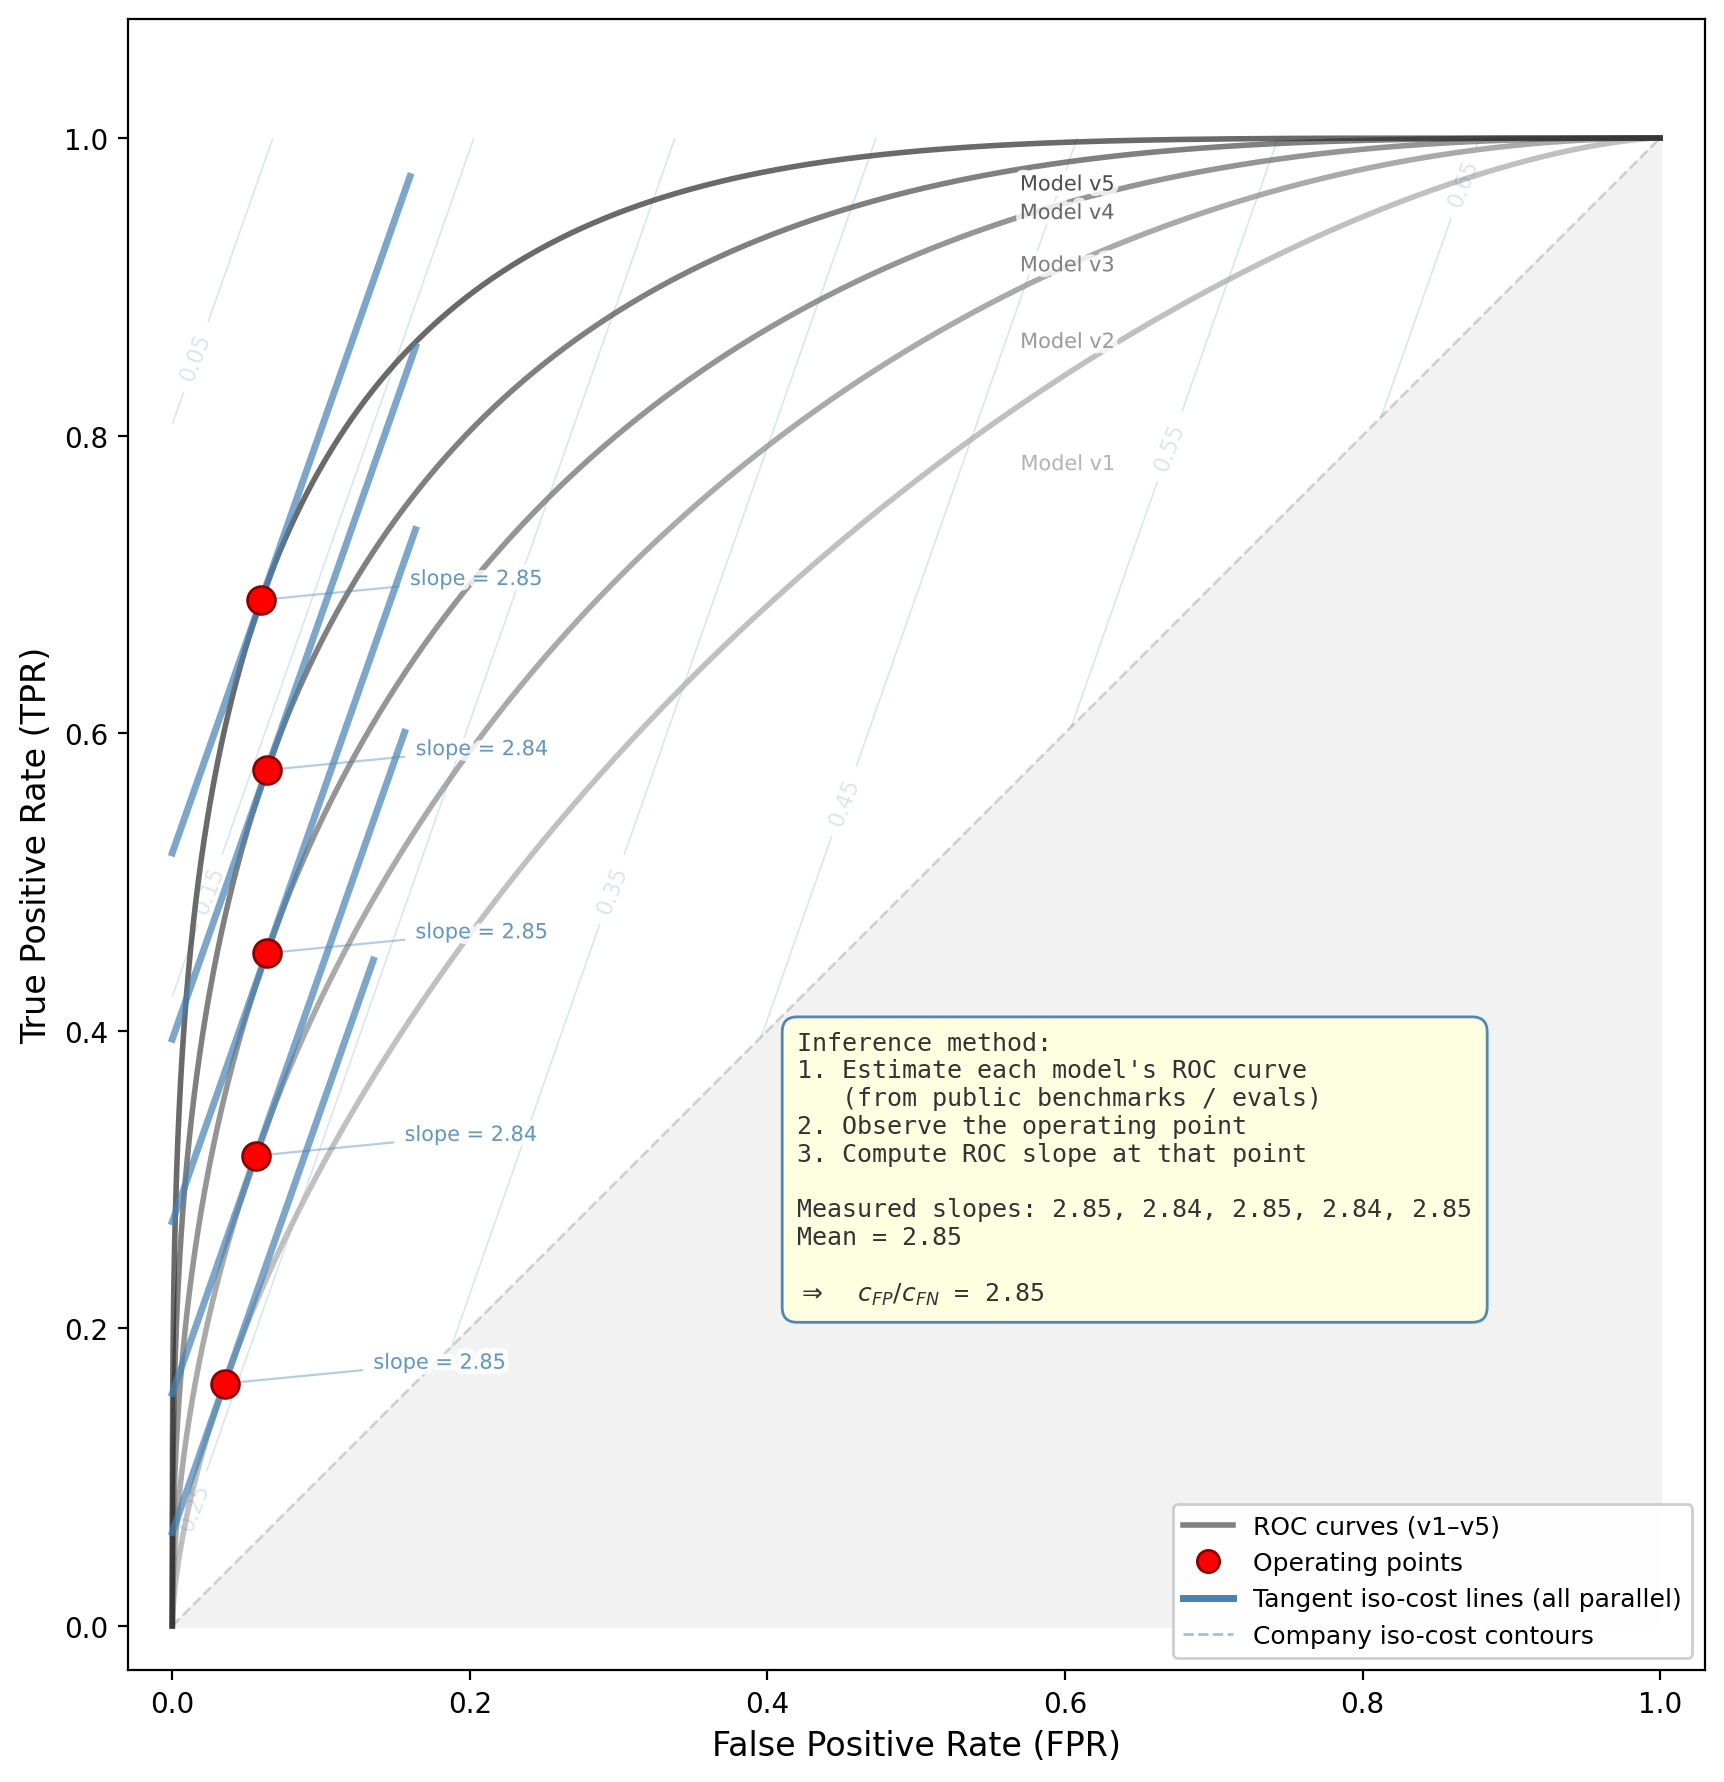

Write the Python code that produced this figure.
#!/usr/bin/env python3
"""
Show how observing a company's operating points across multiple model
generations — combined with knowledge of each model's ROC curve —
reveals the company's cost structure (c_fp / c_fn ratio).

Key result: at the cost-minimising threshold, dTPR/dFPR = c_fp/c_fn.
So the tangent iso-cost line at every operating point has the SAME slope,
and that slope is the company's revealed cost ratio.

Requires: knowing (or estimating) each model's ROC curve, not just the point.
"""

import os
import numpy as np

_HERE = os.path.dirname(os.path.abspath(__file__))
import matplotlib.pyplot as plt
import matplotlib.patheffects as pe
from matplotlib.lines import Line2D

WS = [pe.withStroke(linewidth=4, foreground="white")]


class ROC:
    def __init__(self, m, n):
        self.m, self.n = m, n

    def generate(self, n_points=2000):
        t = np.linspace(0, 1, n_points)
        return -(-t + 1) ** self.m + 1, t ** self.n


def cost_fn(fpr, tpr, c_fp, c_fn):
    return c_fp * fpr + c_fn * (1 - tpr)


def roc_slope_at(t, m, n):
    """Analytical slope dTPR/dFPR of the parametric ROC at parameter t."""
    if t <= 0 or t >= 1:
        return np.inf
    return (n * t ** (n - 1)) / (m * (1 - t) ** (m - 1))


# ── Company's hidden cost structure ──────────────────────
C_FP, C_FN = 0.74, 0.26
k = C_FP / C_FN  # ≈ 2.85

# ── 5 model generations, improving quality ───────────────
models = [
    (0.65, 0.62, "Model v1"),
    (0.50, 0.52, "Model v2"),
    (0.40, 0.42, "Model v3"),
    (0.30, 0.34, "Model v4"),
    (0.20, 0.28, "Model v5"),
]

fig, ax = plt.subplots(figsize=(10, 9))

# ── Masked iso-cost contours (company only) ──────────────
g = np.linspace(0, 1, 300)
FG, TG = np.meshgrid(g, g)
Z_co = cost_fn(FG, TG, C_FP, C_FN)
Z_co_m = np.where(FG > TG, np.nan, Z_co)

ax.fill_between([0, 1], [0, 1], 0, color="0.95", zorder=0)

lvls = np.arange(0.05, 0.75, 0.10)
cs = ax.contour(FG, TG, Z_co_m, levels=lvls, colors="steelblue",
                alpha=0.20, linewidths=0.6)
ax.clabel(cs, inline=True, fontsize=8, fmt="%.2f", colors="steelblue")

ax.plot([0, 1], [0, 1], "k--", alpha=0.15, lw=1)

# ── Plot each model generation ───────────────────────────
measured_slopes = []

for i, (m, n, label) in enumerate(models):
    roc = ROC(m, n)
    fpr, tpr = roc.generate()

    shade = 0.35 + 0.12 * i
    ax.plot(fpr, tpr, color=str(1 - shade), lw=2.0, alpha=0.7, zorder=2)

    # Curve label near FPR ≈ 0.55
    idx_label = np.argmin(np.abs(fpr - 0.55))
    ax.text(fpr[idx_label] + 0.02, tpr[idx_label] - 0.03, label,
            fontsize=7.5, color=str(1 - shade), alpha=0.8,
            path_effects=WS)

    # Exact optimal operating point (no noise)
    cost = cost_fn(fpr, tpr, C_FP, C_FN)
    idx_op = np.argmin(cost)
    op_fpr, op_tpr = fpr[idx_op], tpr[idx_op]

    # Measure the ROC slope at this point (what an observer would compute)
    t_op = np.linspace(0, 1, 2000)[idx_op]
    slope_here = roc_slope_at(t_op, m, n)
    measured_slopes.append(slope_here)

    # Plot operating point
    ax.plot(op_fpr, op_tpr, "o", color="red", ms=10, zorder=10,
            markeredgecolor="darkred", markeredgewidth=1)

    # Tangent iso-cost line segment at the operating point
    intercept = op_tpr - k * op_fpr
    seg = 0.10
    x_lo = max(0, op_fpr - seg)
    x_hi = min(1, op_fpr + seg)
    ax.plot([x_lo, x_hi],
            [k * x_lo + intercept, k * x_hi + intercept],
            color="steelblue", lw=2.5, alpha=0.7, zorder=6)

    # Small annotation: measured slope at this point
    ax.annotate(f"slope = {slope_here:.2f}",
                xy=(op_fpr, op_tpr),
                xytext=(op_fpr + 0.10, op_tpr + 0.01),
                fontsize=7.5, color="steelblue", alpha=0.8,
                arrowprops=dict(arrowstyle="-", color="steelblue",
                                alpha=0.4, lw=0.8),
                path_effects=WS)

# ── Text box: the inference method ───────────────────────
mean_slope = np.mean(measured_slopes)
box_txt = (
    f"Inference method:\n"
    f"1. Estimate each model's ROC curve\n"
    f"   (from public benchmarks / evals)\n"
    f"2. Observe the operating point\n"
    f"3. Compute ROC slope at that point\n"
    f"\n"
    f"Measured slopes: {', '.join(f'{s:.2f}' for s in measured_slopes)}\n"
    f"Mean = {mean_slope:.2f}\n"
    f"\n"
    f"$\\Rightarrow$  $c_{{FP}} / c_{{FN}}$ = {mean_slope:.2f}"
)
ax.text(0.42, 0.40, box_txt, fontsize=9,
        bbox=dict(boxstyle="round,pad=0.6", facecolor="lightyellow",
                  edgecolor="steelblue", alpha=0.95),
        family="monospace", zorder=12, va="top", color="#333")

# ── Axes ─────────────────────────────────────────────────
ax.set_xlabel("False Positive Rate (FPR)", fontsize=12)
ax.set_ylabel("True Positive Rate (TPR)", fontsize=12)
ax.set_xlim(-0.03, 1.03)
ax.set_ylim(-0.03, 1.08)
ax.set_aspect("equal")

legend_els = [
    Line2D([0], [0], color="0.5", lw=2, label="ROC curves (v1–v5)"),
    Line2D([0], [0], color="red", marker="o", lw=0, ms=8,
           markeredgecolor="darkred", label="Operating points"),
    Line2D([0], [0], color="steelblue", lw=2.5,
           label="Tangent iso-cost lines (all parallel)"),
    Line2D([0], [0], color="steelblue", lw=1, ls="--", alpha=0.5,
           label="Company iso-cost contours"),
]
ax.legend(handles=legend_els, loc="lower right", fontsize=9, framealpha=0.95)

plt.tight_layout()
plt.savefig(os.path.join(_HERE, "revealed_preference.png"),
            dpi=200, bbox_inches="tight")
print("Saved revealed_preference.png")
plt.close()
